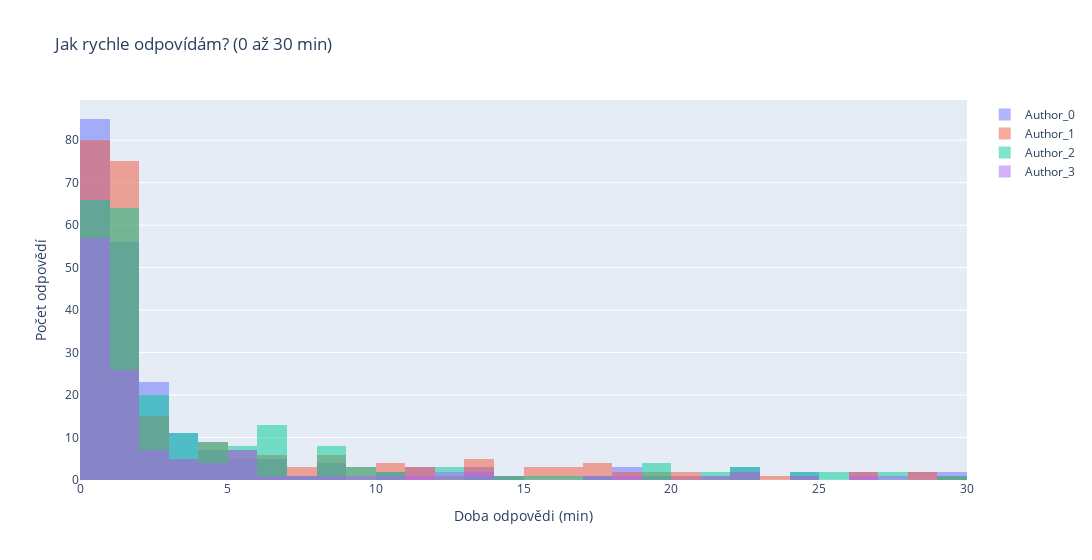

The code cell stored with this chart in its notebook:
### Code cell
display_answer_time_histogram(writers, names, times, True)

### Figure 1 — Plotly figure (JSON) as saved in the notebook; plotly's stock layout.template omitted (floating-point values rounded to 4 significant figures; data arrays with more than 128 entries replaced by an {"elided": "..."} marker saying what was removed)
{"data": [{"histfunc": "count", "name": "Author_0", "opacity": 0.5, "type": "histogram", "x": {"elided": "282 int values"}, "xbins": {"end": 30, "size": 1, "start": 0}}, {"histfunc": "count", "name": "Author_1", "opacity": 0.5, "type": "histogram", "x": {"elided": "333 int values"}, "xbins": {"end": 30, "size": 1, "start": 0}}, {"histfunc": "count", "name": "Author_2", "opacity": 0.5, "type": "histogram", "x": {"elided": "314 int values"}, "xbins": {"end": 30, "size": 1, "start": 0}}, {"histfunc": "count", "name": "Author_3", "opacity": 0.5, "type": "histogram", "x": {"elided": "166 int values"}, "xbins": {"end": 30, "size": 1, "start": 0}}], "layout": {"barmode": "overlay", "title": {"text": "Jak rychle odpovídám? (0 až 30 min)"}, "width": 1200, "xaxis": {"title": {"text": "Doba odpovědi (min)"}}, "yaxis": {"title": {"text": "Počet odpovědí"}}}}
